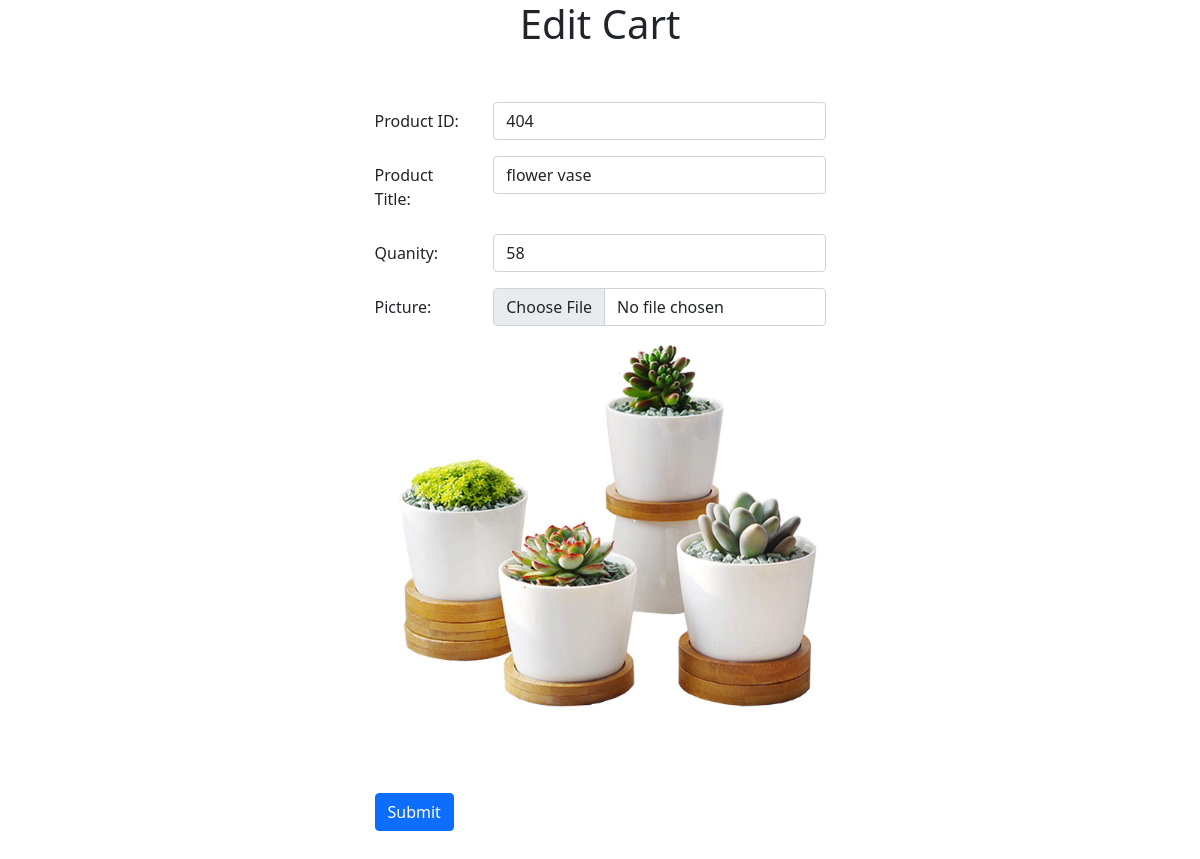
/admin/Carts/edit.php?id=1, run on the app's committed database.
### tables this page shows
CREATE TABLE `cart` (
  `id` int(255) NOT NULL,
  `product_id` int(255) NOT NULL,
  `product_title` varchar(255) NOT NULL,
  `picture` varchar(255) NOT NULL,
  `qty` int(255) NOT NULL
);

### admin/Carts/edit.php (the view, shortened to what this page needs)
<?php
$webroot = 'http://localhost/CRUD/';
$_id = $_GET['id'];
$conn = new PDO("mysql:host=localhost;dbname=ecommerce",
    'root', '');
$conn->setAttribute(PDO::ATTR_ERRMODE,
    PDO::ERRMODE_EXCEPTION);
$query = "SELECT * FROM `cart` WHERE id = :id";
$stmt = $conn->prepare($query);
$stmt->bindParam(':id', $_id);
$result = $stmt->execute();
$cart = $stmt->fetch();
?>
<!doctype html>
<html lang="en">
<head>
    <link href="https://cdn.jsdelivr.net/npm/bootstrap@5.1.3/dist/css/bootstrap.min.css" rel="stylesheet">
</head>
<body>
<section>
    <div class="container">
        <div class="row justify-content-center">
            <div class="col-md-5">
                <h1 class="text-center mb-4">Edit Cart</h1>
                <form method="post" action="update.php" enctype="multipart/form-data">
                    <div class="mb-3 row">
                        <label for="inputId" class="col-md-3 col-form-label"></label>
                        <div class="col-md-9">
                        </div>
                    </div>
                    <div class="mb-3 row">
                        <label for="inputTitle" class="col-md-3 col-form-label">Product ID:</label>
                        <div class="col-md-9">
                            <input
                                type="text"
                                class="form-control"
                                id="inputPro_id"
                                name="product_id"
                                value="<?=$cart['product_id']?>"
                            >
                        </div>
                    </div>
                    <div class="mb-3 row">
                        <label for="inputTitle" class="col-md-3 col-form-label">Product Title:</label>
                        <div class="col-md-9">
                            <input
                                type="text"
                                class="form-control"
                                id="inputPro_title"
                                name="product_title"
                                value="<?=$cart['product_title']?>"
                            >
                        </div>
                    </div>
                    <div class="mb-3 row">
                        <label for="inputTitle" class="col-md-3 col-form-label">Quanity:</label>
                        <div class="col-md-9">
                            <input
                                type="text"
                                class="form-control"
                                id="inputQty"
                                name="qty"
                                value="<?=$cart['qty']?>"
                            >
                        </div>
                    </div>
                    <div class="mb-3 row">
                        <label for="inputFile" class="col-md-3 col-form-label">Picture:</label>
                        <div class="col-md-9">
                            <input
                                    type="file"
                                    class="form-control"
                                    id="inputFile"
                                    name="picture"
                                    value="<?=$cart['picture'];?>"
                            >
                        </div>
                        <img src="<?=$webroot;?>uploads/<?=$cart['picture'];                       ?>">
                    </div>
                    <div class="mb-3 row">
                        <div class="col-auto">
                            <button type="submit" class="btn btn-primary mb-3">Submit</button>
                        </div>
                    </div>
                </form>
            </div>
        </div>
    </div>
</section>
</body>
</html>

### data on the page
cart: product_id "404", product_title "flower vase", qty "58", picture (picture)
